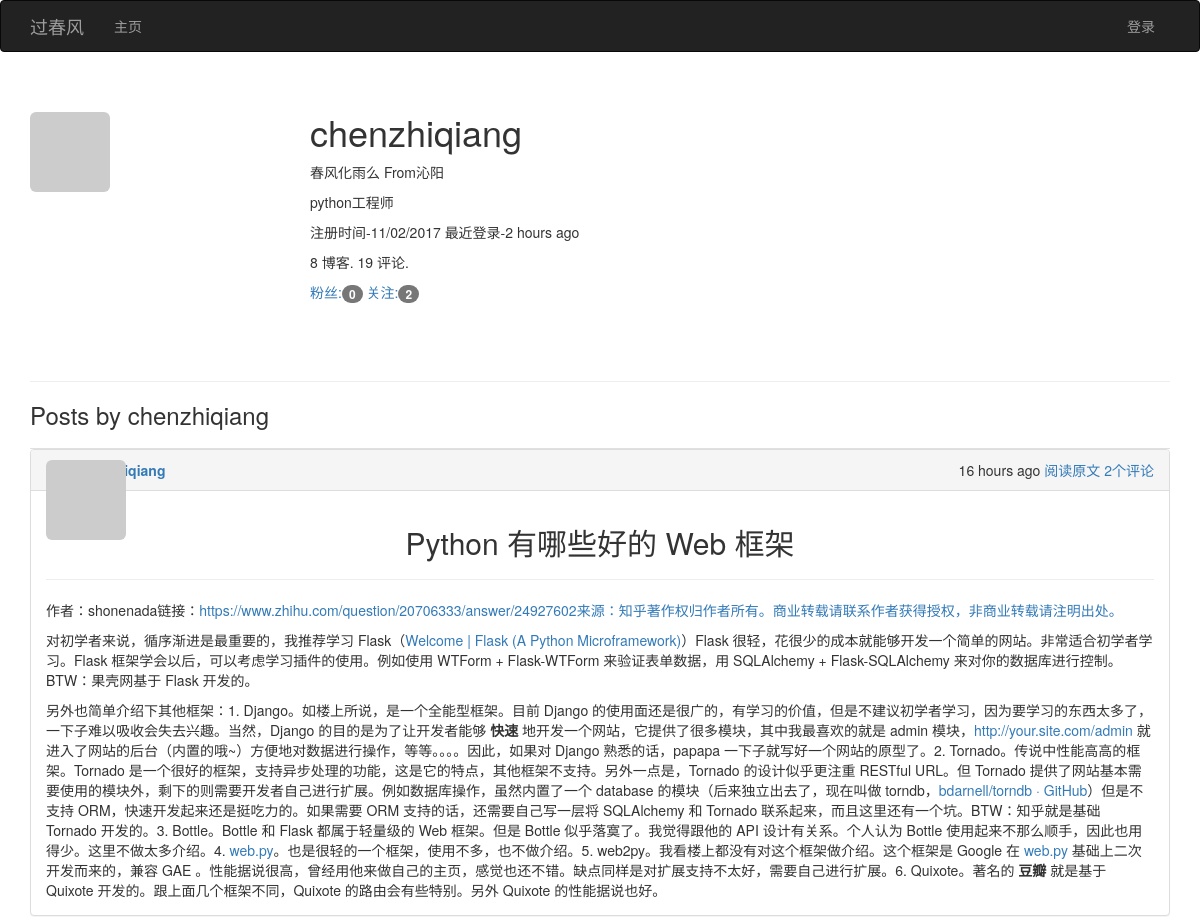
The page /user/chenzhiqiang (upper part) on the database as committed earlier.
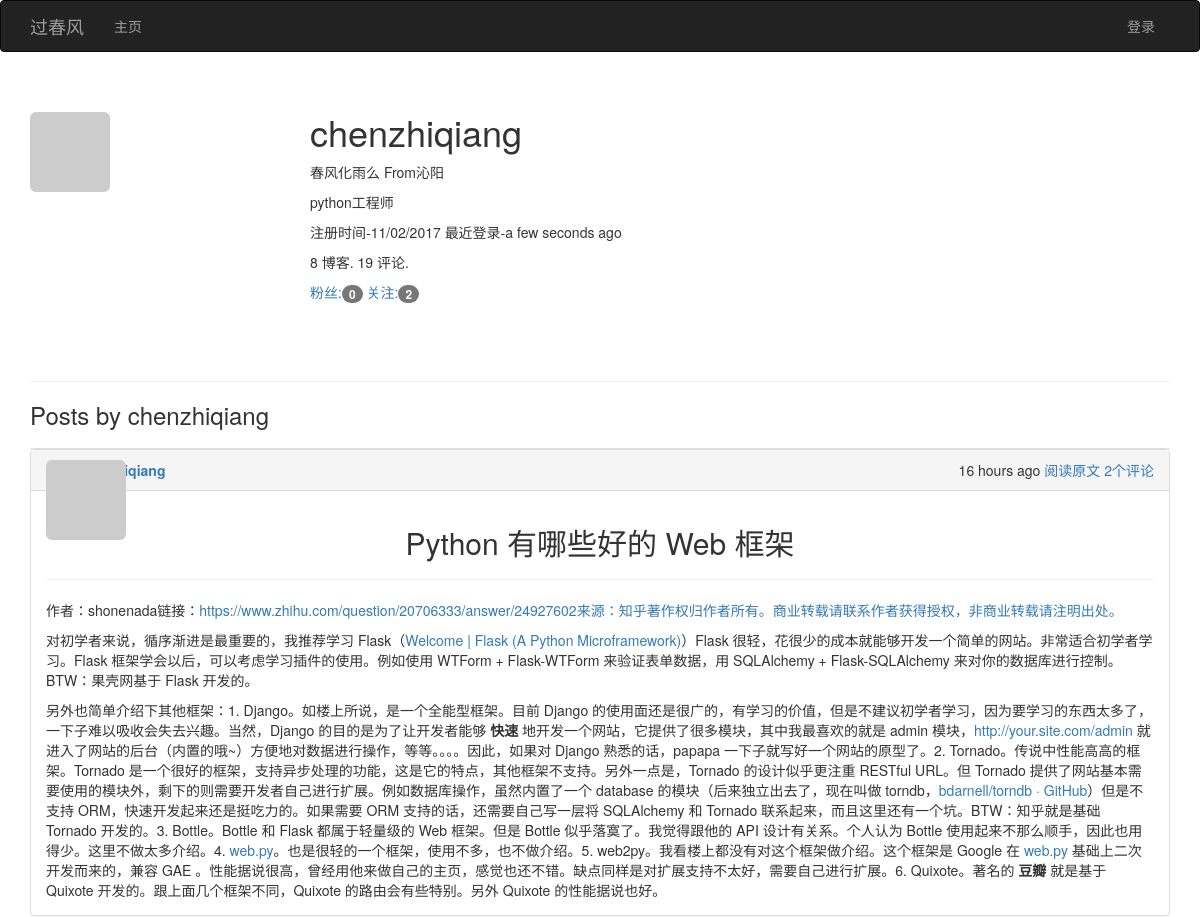
The same page on the database as committed later.
### app/models.py (models this page shows, shortened)
class User(UserMixin,db.Model):
	__tablename__='users'
	id=db.Column(db.Integer,primary_key=True)
	email=db.Column(db.String(64),unique=True,index=True)
	username=db.Column(db.String(64),unique=True,index=True)
	role_id=db.Column(db.Integer,db.ForeignKey('roles.id'))
	password_hash=db.Column(db.String(128))
	confirmed=db.Column(db.Boolean,default=False)
	name=db.Column(db.String(64))
	location=db.Column(db.String(64))
	about_me=db.Column(db.Text())
	member_since=db.Column(db.DateTime(),default=datetime.utcnow)
	last_seen=db.Column(db.DateTime(),default=datetime.utcnow)
	avatar_hash=db.Column(db.String(32))
	posts=db.relationship('Post',backref='author',lazy='dynamic')
	followed=db.relationship('Follow',foreign_keys=[Follow.follower_id],backref=db.backref('follower',lazy='joined'),lazy='dynamic')
	followers=db.relationship('Follow',foreign_keys=[Follow.followed_id],backref=db.backref('followed',lazy='joined'),
		lazy='dynamic',cascade='all,delete-orphan')
	comments=db.relationship('Comment',backref='author',lazy='dynamic')
	def gravatar(self,size=100,default='identicon',rating='g'):
		if request.is_secure:
			url='https://secure.gravatar.com/avatar'
		else:
			url='http://www.gravatar.com/avatar'
		hash=self.avatar_hash or hashlib.md5(self.email.encode('utf-8')).hexdigest()
		return '{url}/{hash}?s={size}&d={default}&r={rating}'.format(url=url,hash=hash,
			size=size,default=default,rating=rating)
	@property
	def password(self):
		raise AttributeError('password is not a readable attribute')

class Post(db.Model):
	__tablename__='posts'
	id=db.Column(db.Integer,primary_key=True)
	body=db.Column(db.Text)
	title=db.Column(db.Text)
	timestamp=db.Column(db.DateTime,index=True,default=datetime.utcnow)
	author_id=db.Column(db.Integer,db.ForeignKey('users.id'))
	body_html=db.Column(db.Text)
	comments=db.relationship('Comment',backref='post',lazy='dynamic')

### app/main/views.py (the view)
@main.route('/user/<username>')
def user(username):
	user=User.query.filter_by(username=username).first()
	if user is None:
		abort(404)
	posts=user.posts.order_by(Post.timestamp.desc()).all()
	return render_template('user.html',user=user,posts=posts)

### app/auth/views.py (called while the page is built)
@auth.before_app_request
def before_request():
	if current_user.is_authenticated :
		current_user.ping()
		if not current_user.confirmed \
				and request.endpoint \
				and request.endpoint[:5]!='auth.'\
				and request.endpoint !='static':
			return redirect(url_for('auth.unconfirmed'))

### app/main/__init__.py (called while the page is built)
@main.app_context_processor
def inject_permissions():
	return dict (Permission=Permission)

### app/main/views.py (called while the page is built)
@main.after_app_request
def after_request(response):
	for query in get_debug_queries():
		if query.duration>=current_app.config['FLASKY_SLOW_DB_QUERY_TIME']:
			current_app.logger.warning('Slow query:%s\n Parameters:%s\nDuration:%f\nContext:%s\n'%(
				query.statement,query.parameters,query.duration,query.context))
	return response

### app/models.py (called while the page is built)
	def can(self,permissions):
		return False

	def is_administrator(self):
		return False

### app/templates/user.html (shortened to what this page needs)
{%extends "base.html"%}
{%import "bootstrap/wtf.html" as wtf %}
{%block page_content%}
<div class="page-header">
	<img class='img-rounded profile-thumbnail' src="{{user.gravatar(size=256)}}">
	<div class="profile-header">
		<h1>{{user.username}}</h1>
		{%if user.name or user.location%}
		<p>
			{%if user.username %}{{user.name}}{%endif%}
			{%if user.location%}
				From{{user.location}}
			{%endif%}
		</p>
		{%endif%}
		{%if user.about_me%}<p>{{user.about_me}}</p>{%endif%}
		<p>
		注册时间-{{moment(user.member_since).format('L')}}
		最近登录-{{moment(user.last_seen).fromNow()}}
		</p>
		<p>{{ user.posts.count() }} 博客. {{ user.comments.count() }} 评论.</p>
		<p>
			<a href="{{url_for('.followers',username=user.username)}}">
			粉丝:<span class="badge">{{user.followers.count()}}</span>
			</a>
			<a href="{{url_for('.followed',username=user.username)}}">
			关注:<span class="badge">{{user.followed.count()}}</span>
			</a>
		</p>
	</div>
</div>
<h3>Posts by {{user.username}}</h3>
{%include '_posts.html'%}
{%endblock%}

### app/templates/base.html (shortened to what this page needs)
{% extends "bootstrap/base.html" %}
{% block head %}
{{ super() }}
<link rel="stylesheet" type="text/css" href="{{ url_for('static', filename='styles.css') }}">
{% endblock %}
{%block navbar%}
<div class="navbar navbar-inverse" role="navigation">
	<div class="container">
		<div class="navbar-header">
			<a class="navbar-brand" href="/"> 过春风</a>
		</div>
		<div class="navbar-collapse collapse">
			<ul class="nav navbar-nav">
				<li><a href="/">主页</a></li>
			</ul>
            <ul class="nav navbar-nav navbar-right">
                {% if current_user.is_authenticated %}
                <li class="dropdown">
                    <a href="#" class="dropdown-toggle" data-toggle="dropdown">
                        <img src="{{ current_user.gravatar(size=18) }}">
                        账户 <b class="caret"></b>
                    </a>
                    <ul class="dropdown-menu">
                        <li><a href="{{ url_for('auth.change_password') }}">修改密码</a></li>
                        <li><a href="{{ url_for('auth.logout') }}">退出</a></li>
                    </ul>
                </li>
                {% else %}
                <li><a href="{{ url_for('auth.login') }}">登录</a></li>
                {% endif %}
            </ul>
		</div>
	</div>
</div>
{% endblock %}
{%block content%}
<div class="container">
  {%block page_content %} {%endblock%}
</div>
{%endblock%}

### app/templates/_posts.html (shortened to what this page needs)
<div class="posts" style="margin-top: 20px">
	{%for post in posts%}
	<div class="post panel panel-default">
    	<div class="panel-heading" style="display: flex; justify-content: space-between;">
    		<div>
				<div class="post-thumbnail">
					<a href="{{url_for('.user',username=post.author.username)}}">
						<img class="img-rounded profile-thumbnail"
							src="{{post.author.gravatar(size=25)}}">
					</a>
				</div>
				<div class="post-author">
				<a href="{{url_for('.user',username=post.author.username)}}">
				</a>
				</div>
			</div>
			<span class="post-footer">
                <span >{{ moment(post.timestamp).fromNow() }}</span>
                <span ><a href="{{ url_for('main.post', id=post.id) }}">阅读原文</a></span>
                <span ><a href="{{ url_for('main.post', id=post.id) }}">{{ post.comments.count() }}个评论</a></span>
            </span>
		</div>
	<div class="panel-body">
			<div class="post-title">
                        <h2 style="text-align:center"> {{ post.title }} </h2>
                        <hr />
            </div>
            {% if post_body %}
            <div class="post-body">
                    {% if post.body_html %}
                        {{ post.body_html|safe }}
                    {% else %}
                        {{ post.body }}
                    {% endif %}
             </div>
            {% else %}
            <div class="post-body" style="max-height:300px;overflow: hidden;">
                    {% if post.body_html %}
                        {{ post.body_html|safe }}
                    {% else %}
                        {{ post.body }}
                    {% endif %}
            </div>
            {% endif %}
		</div>
	</div>
	{%endfor%}
</div>

### app/static/styles.css (style rules this page uses)
.profile-thumbnail { position: absolute; }
.profile-header { min-height: 260px; margin-left: 280px; }
div.post-title { margin:0 auto; }
div.posts { list-style-type: none; padding: 0px; margin: 16px 0px 0px 0px; border-top: 1px solid #e0e0e0; }
div.post-author { font-weight: bold; margin-left: 30px; }
div.post-thumbnail { position: absolute; }
span.post-footer { margin-right: 0px; }

Rows that differ between the two databases and show on the page:
changed User "chenzhiqiang": last_seen "2 hours ago" → "a few seconds ago"
